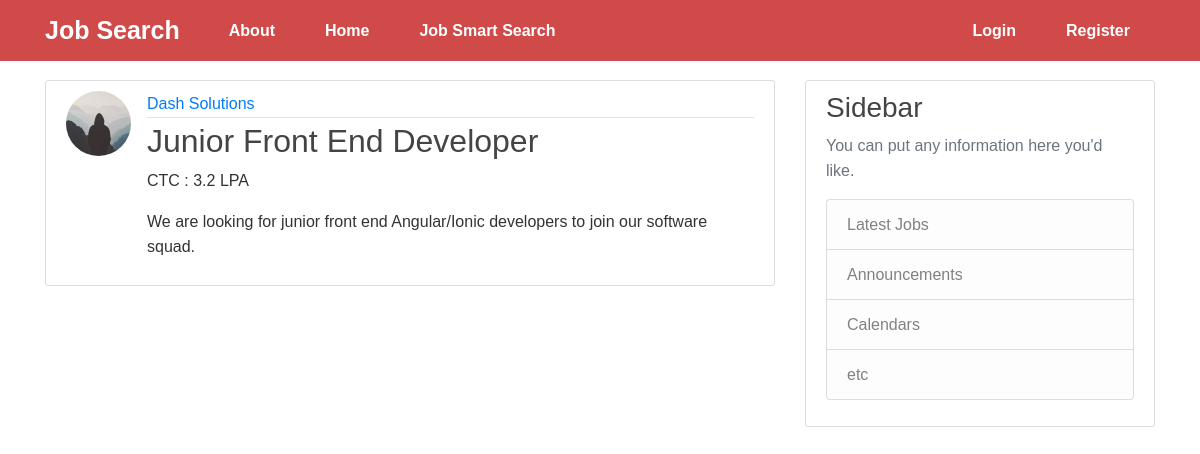
The page /post/9 on the database as committed earlier.
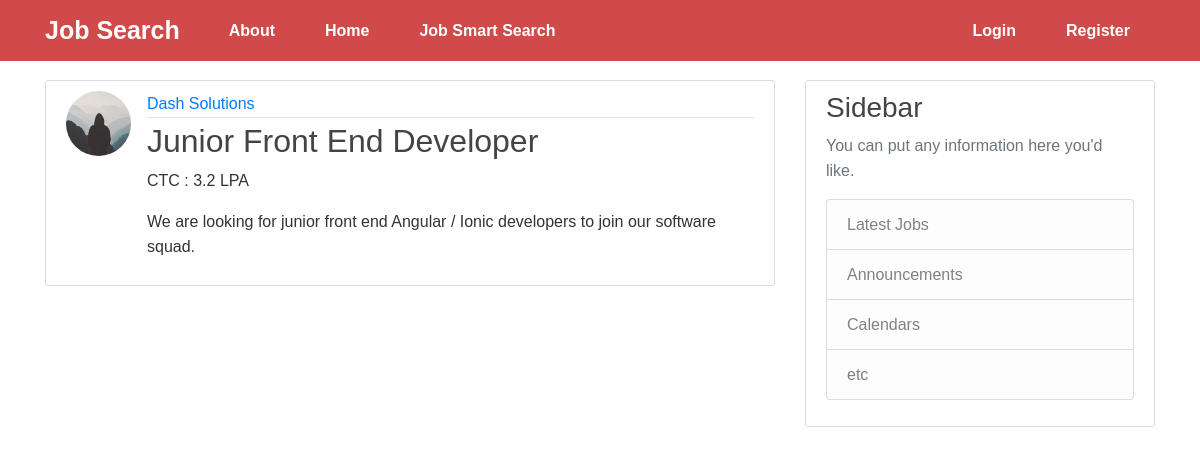
The same page on the database as committed later.
### flaskblog/models.py (models this page shows, shortened)
class User(db.Model, UserMixin):
    id = db.Column(db.Integer, primary_key=True)
    username = db.Column(db.String(20), unique=True, nullable=False)
    email = db.Column(db.String(120), unique=True, nullable=False)
    image_file = db.Column(db.String(20), nullable=False, default='default.jpg')
    password = db.Column(db.String(60), nullable=False)
    posts = db.relationship('Post', backref='author', lazy=True)

class Post(db.Model):
    id = db.Column(db.Integer, primary_key=True)
    title = db.Column(db.String(100), nullable=False)
    ctc = db.Column(db.String(100), nullable=False)
    date_posted = db.Column(db.DateTime, nullable=False, default=datetime.utcnow)
    description = db.Column(db.Text, nullable=False)
    user_id = db.Column(db.Integer, db.ForeignKey('user.id'), nullable=False)

### flaskblog/routes.py (the view)
@app.route("/post/<int:post_id>")
def post(post_id):
    post = Post.query.get_or_404(post_id)
    return render_template('post.html', title=post.title, post=post)

### flaskblog/templates/post.html (shortened to what this page needs)
{% extends "layout.html" %}
{% block content %}
  <article class="media content-section">
    <img class="rounded-circle article-img" src="{{ url_for('static', filename='profile_pics/' + post.author.image_file) }}">
    <div class="media-body">
      <div class="article-metadata">
        <a class="mr-2" href="#">{{ post.author.username }}</a>
      </div>
      <h2 class="article-title">{{ post.title }}</h2>
      <p class="article-content">CTC : {{ post.ctc }} LPA</p>
      <p class="article-content">{{ post.description }}</p>
    </div>
  </article>
{% endblock content %}

### flaskblog/templates/layout.html (shortened to what this page needs)
<!DOCTYPE html>
<html>
<head>
    <link rel="stylesheet" href="https://maxcdn.bootstrapcdn.com/bootstrap/4.0.0/css/bootstrap.min.css">
    <link rel="stylesheet" type="text/css" href="{{ url_for('static', filename='main.css') }}">
    <link rel="stylesheet" type="text/css" href="{{ url_for('static', filename='style.css') }}">
</head>
<body>
    <header class="site-header">
      <nav class="navbar navbar-expand-md navbar-dark fixed-top bg-red">
        <div class="container" style="color: white !important;">
          <a class="navbar-brand mr-4 bolder font-25" href="/">Job Search</a>
          <div class="collapse navbar-collapse" id="navbarToggle">
            <div class="navbar-nav mr-auto">
              <a class="nav-item nav-link bolder" href="{{ url_for('about') }}" style="color: white !important;">About</a>
              <a class="nav-item nav-link bolder" href="{{ url_for('home') }}" style="color: white !important;">Home</a>
              <a class="nav-item nav-link bolder" href="{{ url_for('search') }}" style="color: white !important;">Job Smart Search </a>
            </div>
            <div class="navbar-nav">
              {% if current_user.is_authenticated %}
                <a class="nav-item nav-link bolder" href="{{ url_for('new_post') }}" style="color: white !important;">Create New Job</a>
                <a class="nav-item nav-link bolder" href="{{ url_for('account') }}" style="color: white !important;">Account</a>
                <a class="nav-item nav-link bolder" href="{{ url_for('logout') }}" style="color: white !important;">Logout</a>
              {% else %}
                <a class="nav-item nav-link bolder" href="{{ url_for('login') }}" style="color: white !important;">Login</a>
                <a class="nav-item nav-link bolder" href="{{ url_for('register') }}" style="color: white !important;">Register</a>
              {% endif %}
            </div>
          </div>
        </div>
      </nav>
    </header>
    <main role="main" class="container">
      <div class="row">
        <div class="col-md-8">
          {% block content %}{% endblock %}
        </div>
        <div class="col-md-4">
          <div class="content-section">
            <h3>Sidebar</h3>
            <p class='text-muted'>You can put any information here you'd like.
              <ul class="list-group">
                <li class="list-group-item list-group-item-light">Latest Jobs</li>
                <li class="list-group-item list-group-item-light">Announcements</li>
                <li class="list-group-item list-group-item-light">Calendars</li>
                <li class="list-group-item list-group-item-light">etc</li>
              </ul>
            </p>
          </div>
        </div>
      </div>
    </main>
</body>
</html>

### flaskblog/static/main.css (style rules this page uses)
body { background: white; color: #333333; margin-top: 5rem; }
h1, h2, h3, h4, h5, h6 { color: #444444; }
.site-header .navbar-nav .nav-link { color: white; }
.content-section { background: #ffffff; padding: 10px 20px; border: 1px solid #dddddd; border-radius: 3px; margin-bottom: 20px; }
.article-title { color: #444444; }
.article-content { white-space: pre-line; }
.article-img { height: 65px; width: 65px; margin-right: 16px; }
.article-metadata { padding-bottom: 1px; margin-bottom: 4px; border-bottom: 1px solid #e3e3e3 }

### flaskblog/static/style.css (style rules this page uses)
body { font-family: "Montserrat", sans-serif; line-height: 25px; }
.font-25 { font-size: 25px; }
.bg-red { background-color: #d04a4a; }
.nav-link { padding: 10px 25px !important; }
.bolder { font-weight: 600; }

Rows that differ between the two databases and show on the page:
changed Post "Junior Front End Developer": description "We are looking for junior front end Angular/Ionic developers to join our software squad." → "We are looking for junior front end Angular / Ionic developers to join our software squad."
